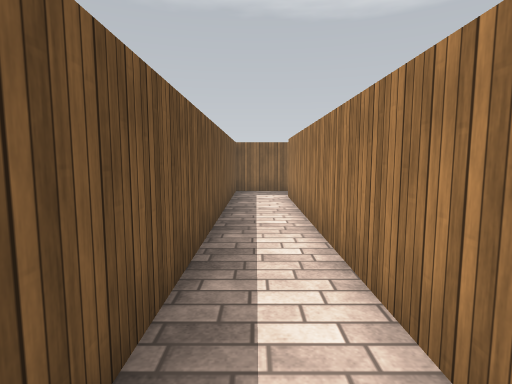
[1] (above)

24 first-person views from a walk through a Unity game level. The camera is 1.5 m above the floor, tilts 6° down and sees 80° across. Doors are open. The floor is counted in squares, 1 m on a side. Each view is taken from the middle of a square. On the plan, view 1 faces up. The plan holds only what a view shows up to about 15 squares ahead; the rest is blank. The player character is not drawn. Surface patterns are stand-ins for the level's own textures.

[2]
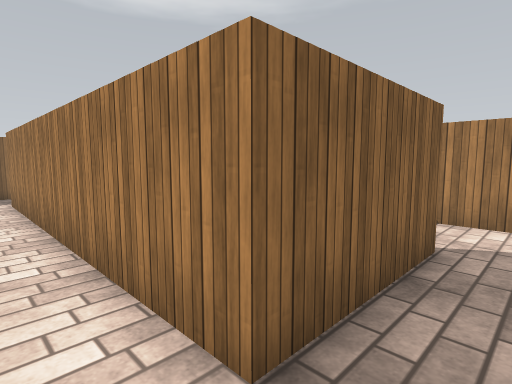

[3]
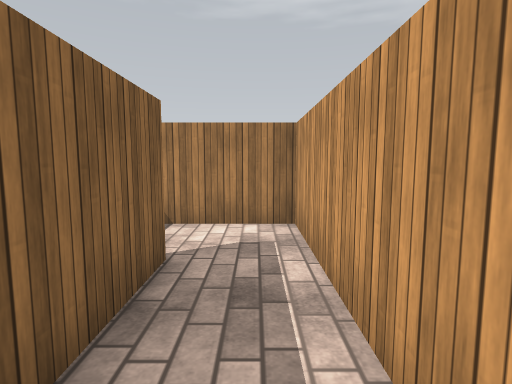

[4]
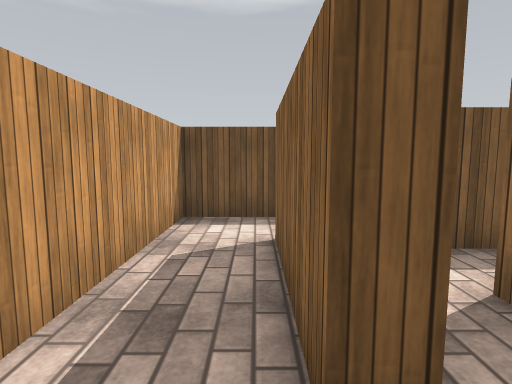

[5]
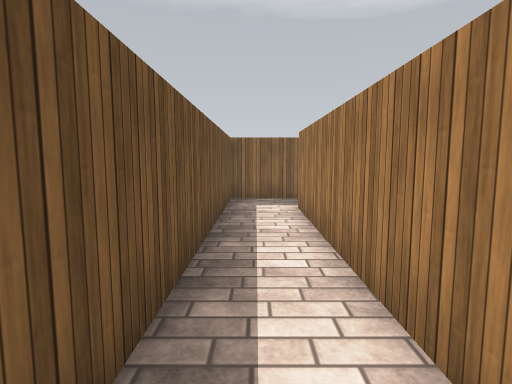

[6]
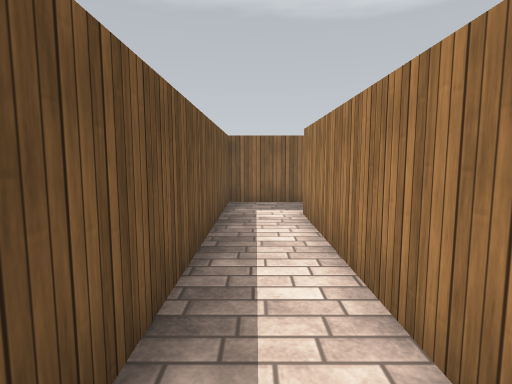

[7]
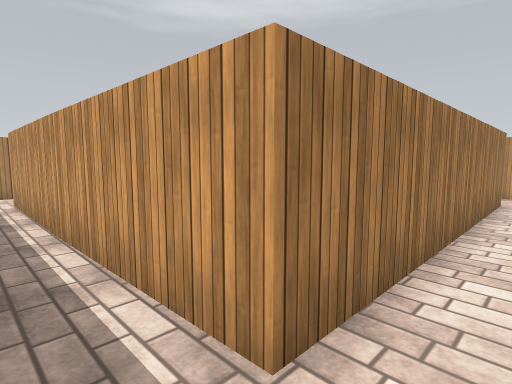

[8]
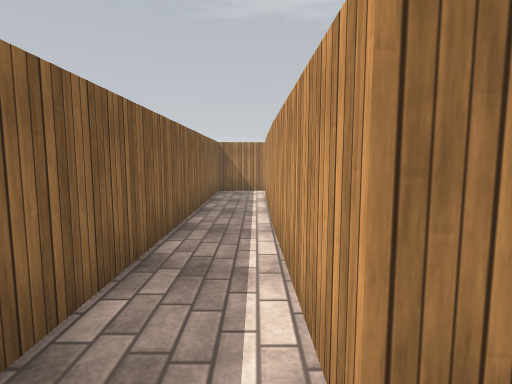

[9]
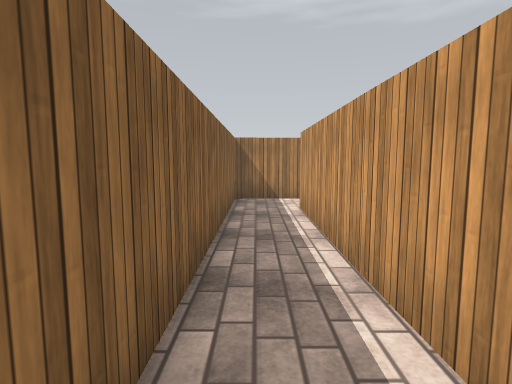

[10]
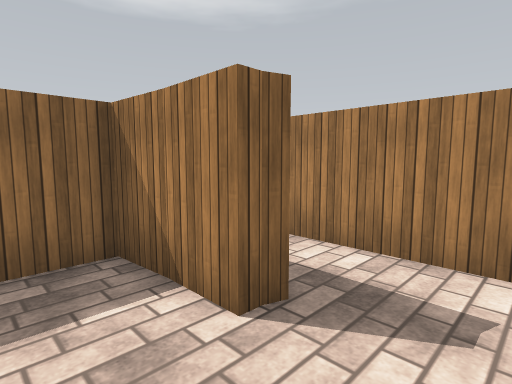

[11]
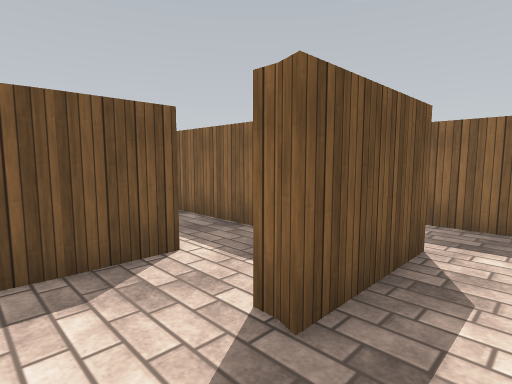

[12]
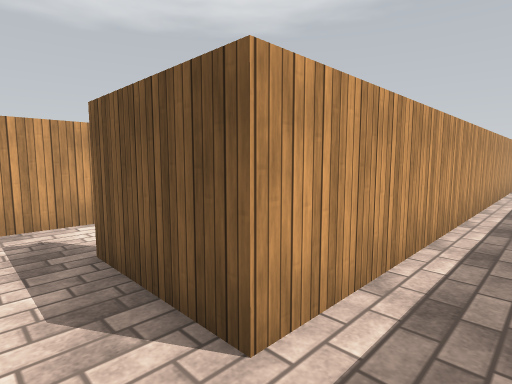

[13]
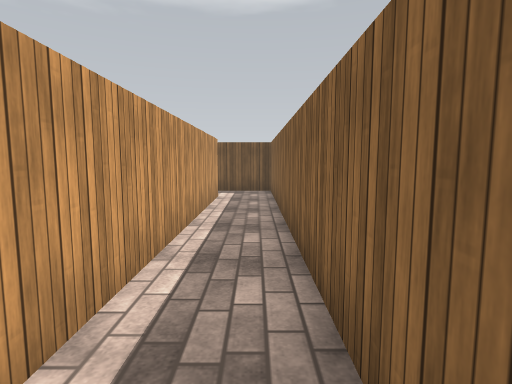

[14]
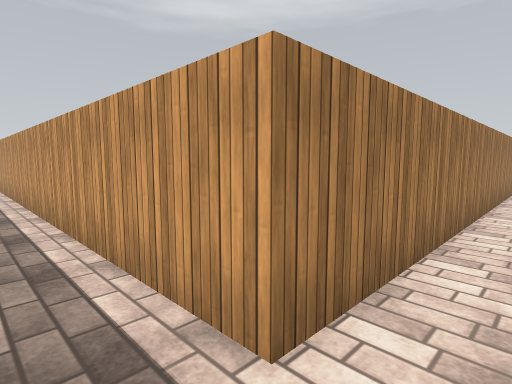

[15]
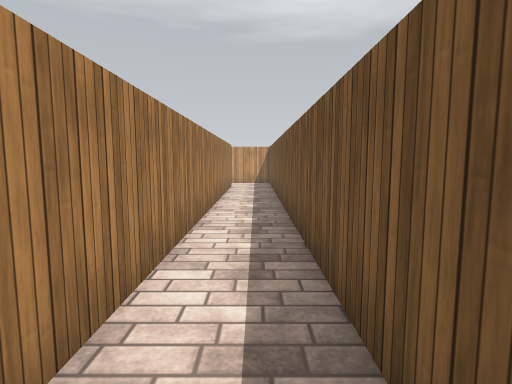

[16]
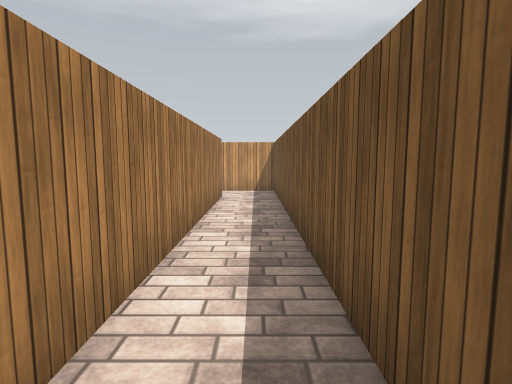

[17]
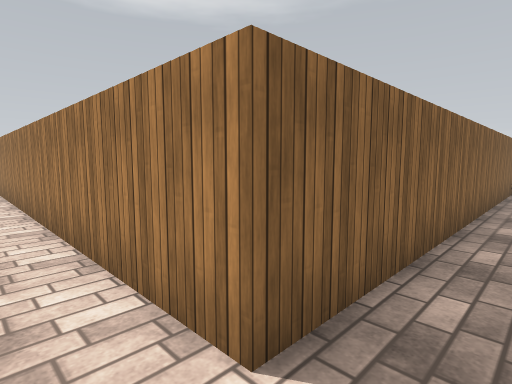

[18]
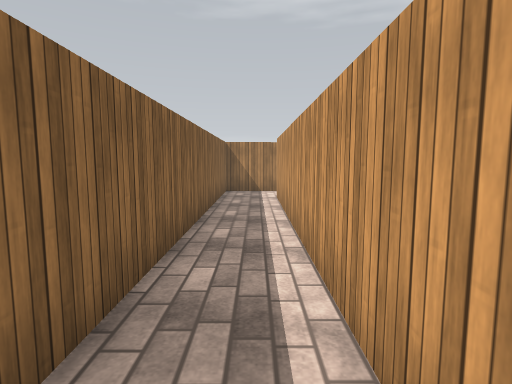

[19]
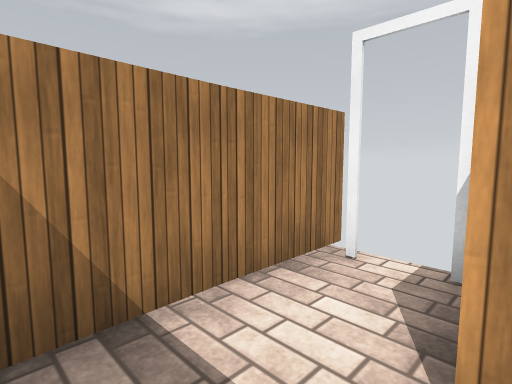

[20]
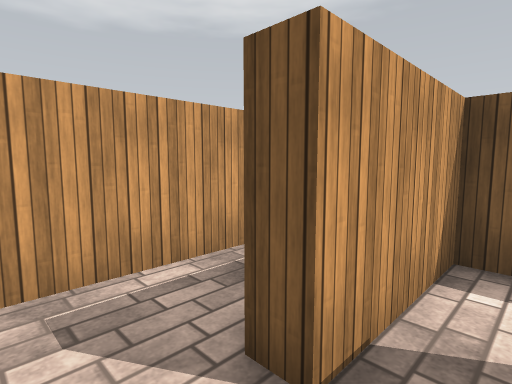

[21]
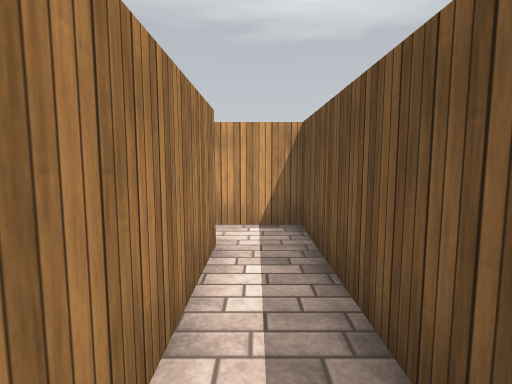

[22]
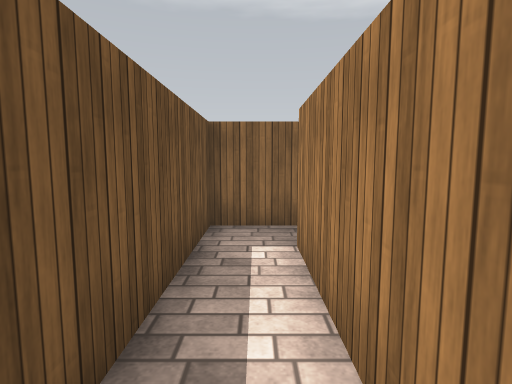

[23]
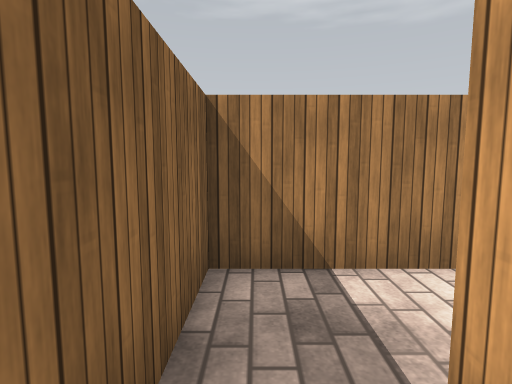

[24]
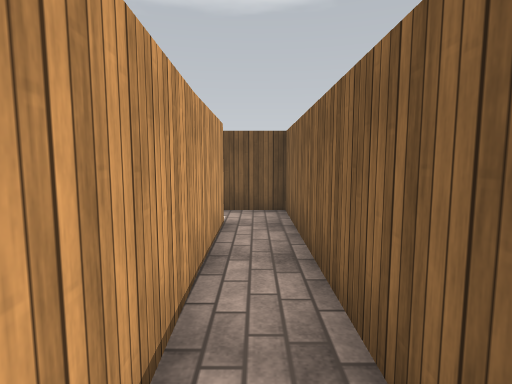

### Floor plan
Points are (right, up) in squares from view 1. A wall is a line through its corners. A room is listed if a view was taken in it or the views show most of it. See-through windows are left out.
Room 1 (views 1, 2, 3, 4, 5, 6)
walls: (5.5, 2) (5.5, 1.4) (1.3, 1.4) (1.3, 12.5); (-1, 12.6) (-1, -0.9) (8.1, -0.9) (8.1, 2.5)
ways out: opening at (0, 12) to room 2; opening at (6.5, 1.5) to room 5
Room 2 (views 7, 8, 9)
walls: (1.3, 12.5) (12.6, 12.7); (14.9, 12.1) (14.9, 14.8) (-1, 14.8) (-1, 12.6)
ways out: opening at (0, 12) to room 1; opening at (13.5, 12) to room 3
Room 3 (view 10)
walls: (12.6, 12.7) (12.6, 10.2)
ways out: opening at (13.5, 12) to room 2; opening at (15, 10.5) to room 4
Room 4 (views 11, 12, 13, 14, 15, 16, 17, 18, 19)
walls: (-3.9, 17.8) (-3.9, -3.8) (11.4, -3.8); (10.2, 17.7) (-3.6, 17.7); (14.6, 9.3) (16.5, 9.3); (15.5, 12) (15.1, 12.1); (17.8, 10.2) (17.8, 13.9); (16.5, 17.7) (14.8, 17.7); (13.9, -7.2) (13.7, -1.6) (-1.6, -1.6) (-1.6, 15.4) (15.5, 15.4) (15.5, 12.1) (14.9, 12.1)
ways out: opening at (15, 10.5) to room 3; open door at (12.5, -6)
Room 5 (views 20, 23)
walls: (3.6, 2) (5.5, 2); (8.1, 2.5) (8.1, 3.7) (3.7, 3.7)
ways out: opening at (6.5, 1.5) to room 1; opening at (4.5, 3) to room 6
Room 6 (views 21, 22, 24)
walls: (10.1, 11.9) (1.9, 11.9) (1.9, 2) (3.6, 2); (3.7, 3.7) (3.7, 10.1) (10.3, 10.3)
ways out: opening at (4.5, 3) to room 5

Positions as (right, up) in squares from view 1, and headings:
1: (0, 0), facing up
2: (0, 0), facing up-right
3: (1, 0), facing right
4: (7, 1), facing left
5: (0, 3), facing up
6: (0, 4), facing up
7: (0, 14), facing down-right
8: (0, 13), facing right
9: (3, 14), facing right
10: (13, 10), facing up-right
11: (17, 10), facing up-left
12: (17, 17), facing down-left
13: (11, 17), facing left
14: (-3, 17), facing down-right
15: (-3, 16), facing down
16: (-3, 11), facing down
17: (-3, -3), facing up-right
18: (-1, -3), facing right
19: (11, -2), facing down-right
20: (7, 3), facing down-left
21: (3, 9), facing down
22: (3, 5), facing up
23: (4, 3), facing right
24: (11, 11), facing left
